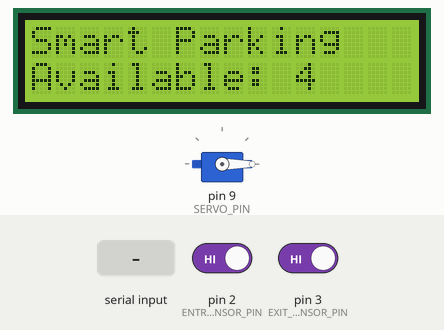
Recording of a sketch running on a simulated Arduino Uno, built with avr-gcc and run on an emulated ATmega328P. Parts: servo, 16×2 character LCD. Inputs (shaded band) come from the test bench; at power-on: pin 2 (ENTRY_IR_SENSOR_PIN) HIGH, pin 3 (EXIT_IR_SENSOR_PIN) HIGH. What the sketch prints to the serial monitor is not drawn.

Above: at 2.8 s.
2.9 s: "OPEN:90\n" received over Serial
At 3.6 s:
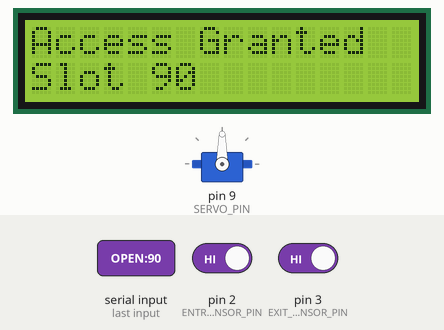
4.4 s: pin 2 (ENTRY_IR_SENSOR_PIN) driven LOW and pin 3 (EXIT_IR_SENSOR_PIN) driven LOW
7.4 s: "OPEN:\n" received over Serial
At 9.2 s:
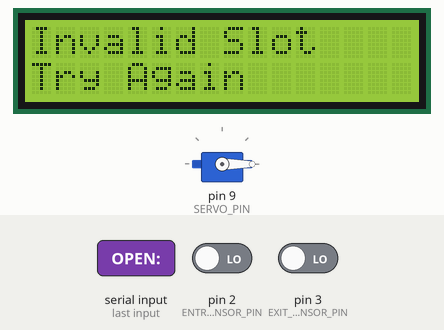
9.5 s: "FULL\n" received over Serial
At 12.1 s:
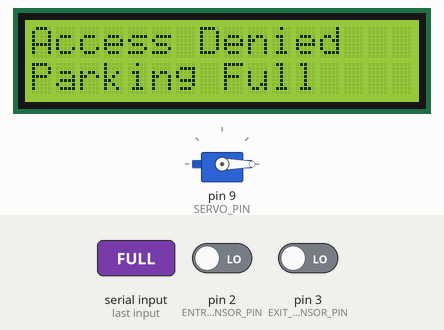
12.5 s: "DENY\n" received over Serial
At 15.3 s:
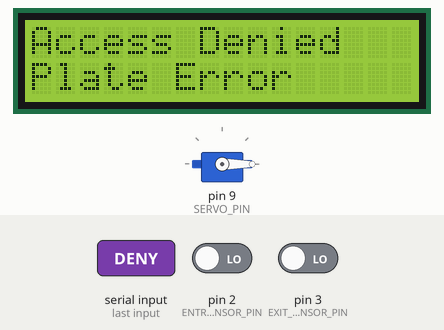
15.5 s: "90,45\n" received over Serial
At 17.9 s:
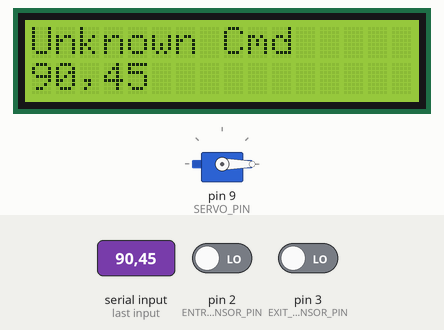
Timing chart, 0 to 19.4 s (numbered marks = the images above; inputs shaded):
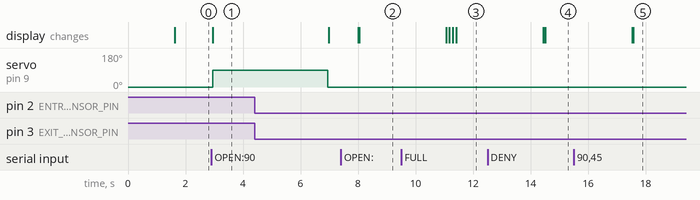

Measured:
- after the input at 2.9 s, servo on pin 9 (SERVO_PIN): 0° → 90° after 0.05 s; the display: changes after 0.05 s (image 1)
- after the input at 7.4 s, the display: first differs from a run without the input after 0.64 s (image 2)
- after the input at 9.5 s, the display: first differs from a run without the input after 1.9 s (image 3)
- after the input at 12.5 s, the display: first differs from a run without the input after 2.0 s (image 4)
- after the input at 15.5 s, the display: first differs from a run without the input after 2.1 s (image 5)

The sketch:

gate_controller.ino
```cpp
#include <Arduino.h>
#include <Servo.h>
#include <Wire.h>
#include <LiquidCrystal_I2C.h>

static const int ENTRY_IR_SENSOR_PIN = 2;
static const int EXIT_IR_SENSOR_PIN = 3;
static const int SERVO_PIN = 9;
static const int OPEN_ANGLE = 90;
static const int CLOSED_ANGLE = 0;
static const unsigned long DISPLAY_DELAY_MS = 3000;
static const unsigned long DEBOUNCE_DELAY_MS = 200;
static const int TOTAL_SLOTS = 4;

Servo gateServo;
LiquidCrystal_I2C lcd(0x27, 16, 2);

bool entryVehicleReported = false;
bool exitVehicleReported = false;
int availableSlots = TOTAL_SLOTS;

int lastEntryReading = HIGH;
int lastExitReading = HIGH;
int stableEntryState = HIGH;
int stableExitState = HIGH;
unsigned long lastEntryChangeMs = 0;
unsigned long lastExitChangeMs = 0;

void showMessage(const String &line1, const String &line2) {
  lcd.clear();
  lcd.setCursor(0, 0);
  lcd.print(line1);
  lcd.setCursor(0, 1);
  lcd.print(line2);

  Serial.print("[LCD] ");
  Serial.print(line1);
  Serial.print(" | ");
  Serial.println(line2);
}

void showAvailableSlots() {
  showMessage("Smart Parking", "Available: " + String(availableSlots));
}

void openGate(const String &slot) {
  Serial.print("[Arduino] Opening gate for ");
  Serial.println(slot);

  showMessage("Access Granted", slot);
  gateServo.write(OPEN_ANGLE);
  delay(4000);
  gateServo.write(CLOSED_ANGLE);

  Serial.println("[Arduino] Gate closed");

  showMessage("Gate Closed", "Welcome");
  delay(1000);
  showAvailableSlots();
}

void denyAccess(const String &message) {
  Serial.print("[Arduino] Denied: ");
  Serial.println(message);

  showMessage("Access Denied", message);
  delay(DISPLAY_DELAY_MS);
  showAvailableSlots();
}

void setup() {
  pinMode(ENTRY_IR_SENSOR_PIN, INPUT_PULLUP);
  pinMode(EXIT_IR_SENSOR_PIN, INPUT_PULLUP);
  Serial.begin(9600);

  gateServo.attach(SERVO_PIN);
  gateServo.write(CLOSED_ANGLE);

  lcd.init();
  lcd.backlight();

  showMessage("Smart Parking", "Starting...");
  delay(1500);
  showAvailableSlots();

  Serial.println("[Arduino] System ready");
}

void loop() {
  int entrySensorValue = digitalRead(ENTRY_IR_SENSOR_PIN);
  int exitSensorValue = digitalRead(EXIT_IR_SENSOR_PIN);
  unsigned long currentTime = millis();

  if (entrySensorValue != lastEntryReading) {
    lastEntryReading = entrySensorValue;
    lastEntryChangeMs = currentTime;
  }

  if (exitSensorValue != lastExitReading) {
    lastExitReading = exitSensorValue;
    lastExitChangeMs = currentTime;
  }

  if ((currentTime - lastEntryChangeMs) > DEBOUNCE_DELAY_MS && entrySensorValue != stableEntryState) {
    stableEntryState = entrySensorValue;
    Serial.print("[Arduino] Entry sensor stable state: ");
    Serial.println(stableEntryState == LOW ? "LOW" : "HIGH");

    if (stableEntryState == LOW && !entryVehicleReported) {
      Serial.println("VEHICLE_AT_GATE");
      Serial.println("[Arduino] Entry IR detected vehicle");
      showMessage("Vehicle Found", "Checking...");
      entryVehicleReported = true;
    }

    if (stableEntryState == HIGH) {
      entryVehicleReported = false;
    }
  }

  if ((currentTime - lastExitChangeMs) > DEBOUNCE_DELAY_MS && exitSensorValue != stableExitState) {
    stableExitState = exitSensorValue;
    Serial.print("[Arduino] Exit sensor stable state: ");
    Serial.println(stableExitState == LOW ? "LOW" : "HIGH");

    if (stableExitState == LOW && !exitVehicleReported) {
      Serial.println("VEHICLE_EXIT");
      Serial.println("[Arduino] Exit IR detected vehicle");
      showMessage("Vehicle Exit", "Checking...");
      exitVehicleReported = true;
    }

    if (stableExitState == HIGH) {
      exitVehicleReported = false;
    }
  }

  if (Serial.available()) {
    String command = Serial.readStringUntil('\n');
    command.trim();

    if (command.length() == 0) {
      return;
    }

    Serial.print("[Arduino] Received command: ");
    Serial.println(command);

    if (command.startsWith("OPEN:")) {
      String slot = command.substring(5);
      if (slot.length() > 0) {
        openGate("Slot " + slot);
      } else {
        showMessage("Invalid Slot", "Try Again");
        delay(DISPLAY_DELAY_MS);
        showAvailableSlots();
      }
    } else if (command.startsWith("STATUS:")) {
      availableSlots = command.substring(7).toInt();

      if (availableSlots < 0) {
        availableSlots = 0;
      }
      if (availableSlots > TOTAL_SLOTS) {
        availableSlots = TOTAL_SLOTS;
      }

      Serial.print("[Arduino] Updated available slots: ");
      Serial.println(availableSlots);
      showAvailableSlots();
    } else if (command == "FULL") {
      denyAccess("Parking Full");
    } else if (command == "DENY") {
      denyAccess("Plate Error");
    } else {
      showMessage("Unknown Cmd", command);
      delay(DISPLAY_DELAY_MS);
      showAvailableSlots();
    }
  }
}
```
